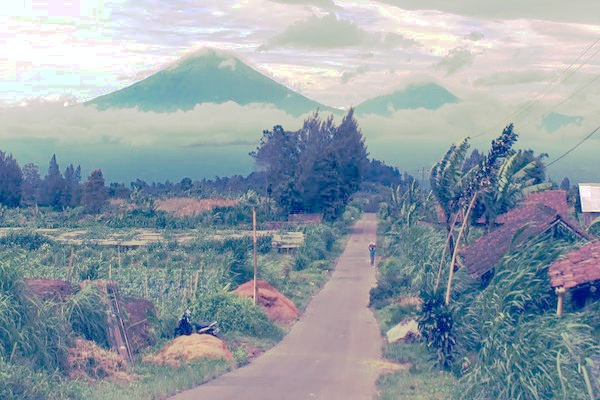
#> input picture asli1.jpg, 600 x 400 px
$ python histogram_matching.py
#> lines starting #> are read from the running program, lines starting #| are printed output that depends on the picture
import numpy as np
import cv2

asli = cv2.imread('asli1.jpg')
#> asli is the input picture: shape (400, 600, 3); mean B, G, R 167.4, 158.8, 145.8

referensi =  cv2.imread('referensi1.jpg')
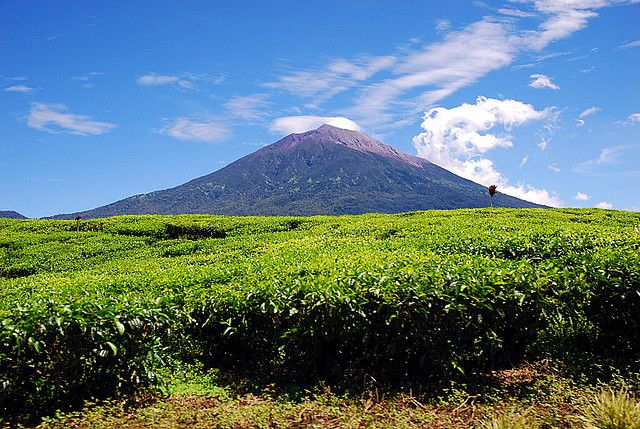
#> input picture referensi1.jpg, 640 x 429 px
#> referensi is the input picture: shape (429, 640, 3); mean B, G, R 122.6, 119.8, 94.3
hasilmatch = np.copy(asli)

def hist_match(asli, referensi):

    asli_shape = asli.shape

    asli = asli.ravel()
    referensi = referensi.ravel()

    o_values, bin_idx, o_counts = np.unique(asli, return_inverse=True,return_counts=True)
    b_values, b_counts = np.unique(referensi, return_counts=True)

    o_quantiles = np.cumsum(o_counts).astype(np.float64)
    o_quantiles /= o_quantiles[-1]
    b_quantiles = np.cumsum(b_counts).astype(np.float64)
    b_quantiles /= b_quantiles[-1]

    interp_t_values = np.interp(o_quantiles, b_quantiles, b_values)

    return interp_t_values[bin_idx].reshape(asli_shape)

for i  in range (3) :
    hasilmatch[:,:,i] = hist_match(asli[:,:,i], referensi[:,:,i])
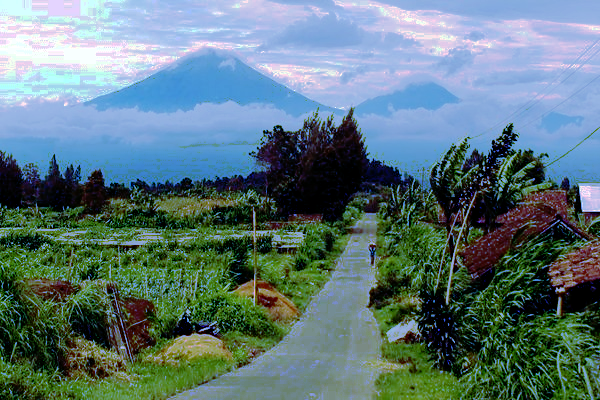
#> hasilmatch: shape (400, 600, 3); mean B, G, R 123, 119.7, 93.9

cv2.imwrite('hasil1.jpg', hasilmatch)
